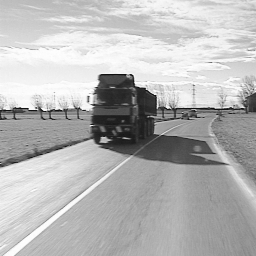
%> input picture car70.tif, 256 x 256 px
$ octave fixedplcmain.m   (GNU Octave 9; MATLAB toolbox functions it lacks are replaced by stand-ins)
%> lines starting %> are read from the running program, lines starting %| are printed output that depends on the picture
### dcbits.m
function dcb = dcbits(dci2)
%Determine the value of the dc bits for the total reconstructed image
[u,v] = size(dci2);
dci2 = dci2';
dci5 = reshape(dci2,1,u*v);

dci4 = [];
dci4(1) = dci5(1);
for i = 1: ((u*v)-1)
    first = dci5(i);
    second = dci5(i+1);
    diff = second-first;
    dci4(i+1) = diff;
end

bits = 0;
for i = 1: (u*v)
    ii = abs(dci4(i));
        if ii < 2;
            bits = bits+3;
        elseif ii < 4;
            bits = bits+4;
        elseif ii < 8;
            bits = bits+6;
        elseif ii < 16;
            bits = bits+7;
        elseif ii < 32;
            bits = bits+9;
        elseif ii < 64;
            bits = bits+11;
        elseif ii < 128;
            bits = bits+13;
        elseif ii < 256;
            bits = bits+15;
        end
end
disp('DC BITS: ')
disp(bits)
dcb = bits;

### acbits.m
function acb = acbits(y)

% look at page 343 in the book for this function information


% This computes the number of bits in AC coefficients in VLC coding scheme.
% Two arrays called ‘RL’ (runlength) & ‘level’ (value of coefficients) are
% calculated.
y = fliplr(y);
runlength = 0;
r = 1;
RL = [];
level = [];
%Use a loop to sift through each element of the deconstructed matrix
for j=6:-1:-7 % Topmost diagonal is the DC coefficient and hence skip it.
    y3 = diag(y,j); % Select elements of a diagonal.
    L = length(y3);
    k = abs(j);
    %If K is even and below 8, set b to the length of diagonal elements
    %This will make the loop sift forwards
    if k == 6 || k == 4 || k == 2 || k == 0;
        a = 1;
        b = L;
        c = 1;
    else
    %If K is odd and below 8, set a to the length of diagonal elements
    %This will make the loop sift backwards
        a = L;
        b = 1;
        c = -1;
    end
    for h = a : c : b % 1 to ‘L’ in steps of 1 or L to 1 in steps of –1.
        check = y3(h);
        if check == 0; % If the AC coefficient is “0”,
            runlength = runlength + 1; % advance the counter.
        else level(r) = check;
            RL(r) = runlength;
            r = r + 1;
            runlength = 0;
        end
    end % Process the next coefficient in diagonal (for ‘h’ loop).
end % Process the next coefficient in diagonal (for ‘j’ loop).
%RL
%level
% Based on the two arrays ‘RL’ and ‘level’, the number of bits
% (for encoding AC coefficients) are counted.
len = length(RL);
acbit = 0; %Set acbit to 0 so there is no garbage value
if runlength~=63; % 63 means all AC coefficients are 0.
    for x=1:1:len
        level(x) = abs(level(x));
        k = 0;
        if RL(x)==0 && level(x)<41
            if level(x) < 2 ;
                acbit = acbit + 3; %Increment based on algorithm on pg 434
            elseif level(x) < 3 ;
                acbit = acbit + 5 ;
            elseif level(x) < 4 ;
                acbit = acbit + 6 ;
            elseif level(x) < 5 ;
                acbit = acbit + 8 ;
            elseif level(x) < 7 ;
                acbit = acbit + 9 ;
            elseif level(x) < 8 ;
                acbit = acbit + 11 ;
            elseif level(x) < 12 ;
                acbit = acbit + 13 ;
            elseif level(x) < 16 ;
                acbit = acbit + 14 ;
            elseif level(x) < 32 ;
                acbit = acbit + 15 ;
            elseif level(x) < 41 ;
                acbit = acbit + 16 ;
            end
        elseif RL(x)==1 && level(x)<19
            if level(x) < 2 ;
                acbit = acbit + 4 ;
            elseif level(x) < 3 ;
                acbit = acbit + 7 ;
            elseif level(x) < 4 ;
                acbit = acbit + 9 ;
            elseif level(x) < 5 ;
                acbit = acbit + 11 ;
            elseif level(x) < 6 ;
                acbit = acbit + 13 ;
            elseif level(x) < 8 ;
                acbit = acbit + 14 ;
            elseif level(x) < 15 ;
                acbit = acbit + 16 ;
            elseif level(x) < 19 ;
                acbit = acbit + 17 ;
            end
        elseif RL(x)==2 && level(x)<6
            if level(x) == 1 ;
                acbit = acbit + 5 ;
            elseif level(x) == 2 ;
                acbit = acbit + 8 ;
            elseif level(x) == 3 ;
                acbit = acbit + 11 ;
            elseif level(x) == 4 ;
                acbit = acbit + 13 ;
            elseif level(x) == 5 ;
                acbit = acbit + 14 ;
            end
        elseif RL(x)==3 && level(x)<5
            if level(x) == 1 ;
                acbit = acbit + 6 ;
            elseif level(x) == 2 ;
                acbit = acbit + 9 ;
            elseif level(x) == 3 ;
                acbit = acbit + 13 ;
            elseif level(x) == 4 ;
                acbit = acbit + 14 ;
            end
        elseif RL(x)==4 && level(x)<4
            if level(x) == 1 ;
                acbit = acbit + 6 ;
            elseif level(x) == 2 ;
                acbit = acbit + 11 ;
            elseif level(x) == 3 ;
                acbit = acbit + 13 ;
            end
        elseif RL(x)==5 && level(x)<4
            if level(x) == 1 ;
                acbit = acbit + 7 ;
            elseif level(x) == 2 ;
                acbit = acbit + 11 ;
            elseif level(x) == 3 ;
                acbit = acbit + 14 ;
            end
        elseif RL(x)==6 && level(x)<4
            if level(x) == 1 ;
                acbit = acbit + 7 ;
            elseif level(x) == 2 ;
                acbit = acbit + 13 ;
            elseif level(x) == 3 ;
                acbit = acbit + 17 ;
            end
        elseif RL(x)==7 && level(x)<3
            if level(x) == 1 ;
                acbit = acbit + 7 ;
            elseif level(x) == 2 ;
                acbit = acbit + 13 ;
            end
        elseif RL(x)< 10 && level(x)<3
            if level(x) == 1 ;
                acbit = acbit + 8 ;
            elseif level(x) == 2 ;
                acbit = acbit + 13 ;
            end
        elseif RL(x)==10 && level(x)<3
            if level(x) == 1 ;
                acbit = acbit + 9 ;
            elseif level(x) == 2 ;
                acbit = acbit + 14 ;
            end
        elseif RL(x)< 14 && level(x)<3
            if level(x) == 1 ;
                acbit = acbit + 9 ;
            elseif level(x) == 2 ;
                acbit = acbit + 17 ;
            end
        elseif RL(x)< 17 && level(x)<3
            if level(x) == 1 ;
                acbit = acbit + 11 ;
            elseif level(x) == 2 ;
                acbit = acbit + 17 ;
            end
        elseif RL(x)< 22 && RL(x)>=17 ;
            acbit = acbit + 13 ;
        elseif RL(x)< 27 && RL(x)>=22 ;
            acbit = acbit + 14 ;
        elseif RL(x)< 32 && RL(x)>=27 ;
            acbit = acbit + 17 ;
        else
            k = 1;
        end
        if k == 1
            if level(x)< 128 ;
                acbit = acbit + 20;
                % Extra bits required when ESCAPE is encountered.
            elseif level(x)>128;
                acbit = acbit + 28;
            end
        end % End of calculation of bits for level(x); proceed to level(x+1).
        %disp(acbit)
    end % End of calculation for all elements in ‘level’.
end % End for runlength~=63 loop.
acbit = acbit + 2 ; % EOB (end of block) indication bits.
acb = acbit;
disp(acb);

### countac.m
function accoeff = countac(x,c,q,k)
%Round the resultant of the basis and transposed basis over the max
%Result must be an unsigned integer matrix
y = (fix((c*x*c')./q));
    if k < 14
        y = prune(y,k);
    end
accoeff = acbits(y);

### fixedplc.m
function y = fixedplc(x, c, q, k)
y = (fix((c*x*c')./q)); % Compute DCTQ.
if k < 14
    y = prune(y,k);     % Call the pruning function to prune DCTQ
end
y = fix(c'*(y.*q)*c);   % Compute IQIDCT to reconstruct the frame.

### fplc.m
function dccoeff = fplc(x, c, q, k)

y = (fix((c*x*c)./q));
dccoeff = y(1,1);

### prune.m
function y = prune(y, k)
%Sets how much of the image pixels is saved from the original and used to
%reconstruct the image.
B = zeros(8, 8);
Y = fliplr(y);
% [6 lines of commented-out code are left out]
y = fliplr(Y);

### fixedplcmain.m
global exectime

clear all
close all

prompt = {'Image file ".tif""','Enter the start frame no. :',...
    'Enter the end frame no. :','Pruning Level: '};
dlg_title = 'Input';
num_lines = 1;
def = {'car7','0','0','1'};
answer = inputdlg(prompt,dlg_title,num_lines,def);
%> the answer given: car7, 0, 0, 1
f1 = answer{1};
f2 = str2num(answer{2});
f3 = str2num(answer{3});
p = str2num(answer{4});

% for p = 1:14
    if p < 14
        if p > 7
            k = (p-6)*(-1);
        elseif p <= 7
            k = 6-p;
        end
    elseif p >= 14
        k = p;
    end

    counter = 1;
    Psnr = [];
    Bitspp = [];
    Frame = [];
    for frameno = f2:1:f3
        frameno = num2str(frameno);
        fidopen = cat(2, f1, frameno, '.tif');
        i = double(imread(fidopen));
%> i: size 256x256 double; min 14, max 254, mean 182.2; mean of the top-left, top-right, bottom-left and bottom-right quarters 198.3, 197.6, 183.4, 149.5
        exectime = 0;

        c = [ 0.3536 0.3536 0.3536 0.3536 0.3536 0.3536 0.3536 0.3536 ;
            0.4904 0.4158 0.2778 0.0976 -0.0976 -0.2778 -0.4158 -0.4904 ;
            0.4620 0.1914 -0.1914 -0.4620 -0.4620 -0.1914 0.1914 0.4620 ;
            0.4156 -0.0976 -0.4904 -0.2778 0.2778 0.4904 0.0976 -0.4158 ;
            0.3536 -0.3536 -0.3536 0.3536 0.3536 -0.3536 -0.3536 0.3536 ;
            0.2778 -0.4904 0.0976 0.4156 -0.4158 -0.0976 0.4904 -0.2778 ;
            0.1914 -0.4620 0.4620 -0.1914 -0.1914 0.4620 -0.4620 0.1914 ;
            0.0976 -0.2778 0.4156 -0.4904 0.4904 -0.4158 0.2778 -0.0976 ];

        q =  [8 16 19 22 26 27 29 34 ;
            16 16 22 24 27 29 34 37 ;
            19 22 26 27 29 34 34 38 ;
            22 22 26 27 29 34 37 40 ;
            22 26 27 29 32 35 40 48 ;
            26 27 29 32 35 40 48 58 ;
            26 27 29 34 38 46 56 69 ;
            27 29 35 38 46 56 69 83];

        [m, n] = size(i);
%> m = 256; n = 256

        i2 = blkproc(i, [8 8], 'fixedplc', c, q, k);
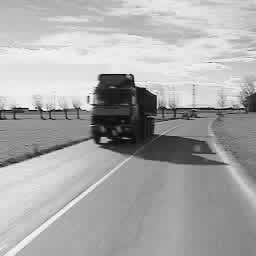
%> i2: size 256x256 double; min 13, max 266, mean 181.4; drawn with min black and max white

        dci2 = blkproc(i, [8 8], 'fplc', c, q, k);
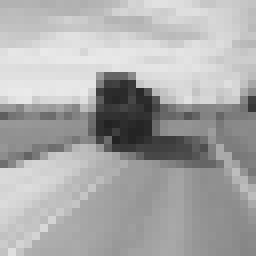
%> dci2: size 32x32 double (shown 8 times larger); min 34, max 234, mean 169.8

        DCB = dcbits(dci2);
%> in dcbits, `dci2 = dci2';`:
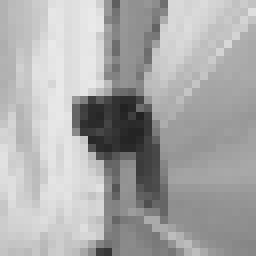
%> dci2: size 32x32 double (shown 8 times larger); min 34, max 234, mean 169.8; mean of the top-left, top-right, bottom-left and bottom-right quarters 185, 171.2, 183.8, 139.1
%> in dcbits, `dci5 = reshape(dci2,1,u*v);`: dci5 = 1024 values, max 234 at index 356, min 34 at index 494, mean 169.8
%> the loop in dcbits, `for i = 1: ((u*v)-1)` made 1023 passes
%> (first, second, diff) on passes 1 to 3: (178, 178, 0), (178, 178, 0), (178, 179, 1)
%> after the loop in dcbits, `for i = 1: ((u*v)-1)`: dci4 = 1024 values, max 178 at index 1, min -147 at index 365, mean 0.132
%> the loop in dcbits, `for i = 1: (u*v)` made 1024 passes
%> ii on passes 1 to 12: 178, 0, 0, 1, 1, 4, 1, 4, 2, 1, 3, 4
%> after the loop in dcbits, `for i = 1: (u*v)`: bits = 5671
%| 5671
%> DCB = 5671
        aci2 = blkproc(i, [8 8], 'countac', c, q, k);
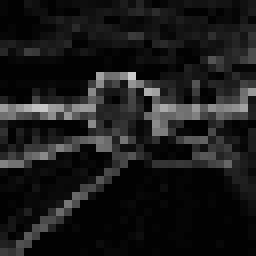
%> aci2: size 32x32 double (shown 8 times larger); min 2, max 204, mean 26.6

        ACB = sum(sum(aci2));
%> ACB = 27220
        BITS = DCB + ACB;
%> BITS = 32891
        BPP = BITS/(m*n);
%> BPP = 0.502

        %we need to scale i2 appropriately
        i2 = i2 * 255 / max(i2(:));

        i4 = 10*log10(((255^2)*m*n)/(sum(sum((i-i2).^2))));
%> i4 = 27.44

        disp('PSNR value (in dB) is: ')
        disp(i4)
%| 27.443
        disp('BITS PER PIXEL: ')
        disp(BPP)
%| 0.5019

        i5 = uint8(i); figure, imshow(i5), title('ORIGINAL IMAGE')
%> further down, i5 is the input picture: size 256x256 uint8; min 14, max 254, mean 182.2
        i3 = uint8(i2); figure, imshow(i3), title(['RECONSTRUCTED IMAGE: pruning level',num2str(p)])
        [d] = sprintf('%2.4f %2.4f', i4, BPP);
%> d = '27.4431 0.5019'
        Psnr(counter) = i4;
        Bitspp(counter) = BPP;
        Frame(counter) = (str2num(frameno));
        counter = counter + 1;
        e = 'r';
        imwrite(i3, (cat(2, e, f1, frameno, '.tif')));
    end
% end
